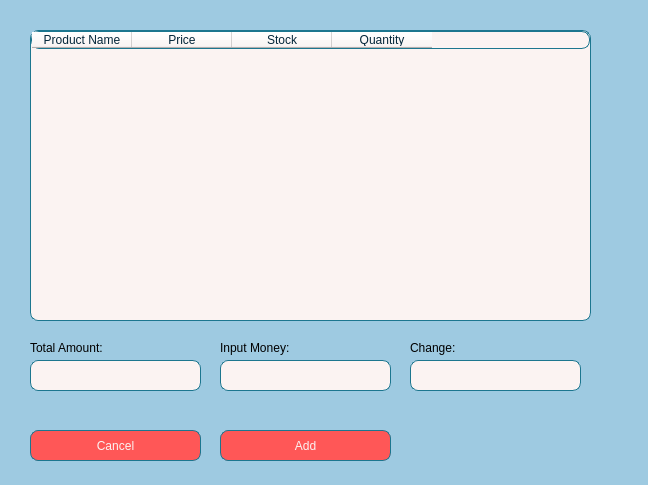
<?xml version="1.0" encoding="UTF-8"?>
<ui version="4.0">
 <class>MainWindow</class>
 <widget class="QMainWindow" name="MainWindow">
  <property name="geometry">
   <rect>
    <x>0</x>
    <y>0</y>
    <width>648</width>
    <height>485</height>
   </rect>
  </property>
  <property name="windowTitle">
   <string>MainWindow</string>
  </property>
  <property name="styleSheet">
   <string notr="true">background-color:rgb(158, 202, 225);
</string>
  </property>
  <widget class="QWidget" name="centralwidget">
   <widget class="QTableWidget" name="orderTable">
    <property name="geometry">
     <rect>
      <x>30</x>
      <y>30</y>
      <width>561</width>
      <height>291</height>
     </rect>
    </property>
    <property name="styleSheet">
     <string notr="true">background-color:rgb(251, 243, 242);;
color:rgb(3, 37, 57);
font: 75 8pt &quot;Verdana&quot;;
border: 1px solid rgb(28, 118, 143);
border-radius: 8px;</string>
    </property>
    <column>
     <property name="text">
      <string>Product Name</string>
     </property>
    </column>
    <column>
     <property name="text">
      <string>Price</string>
     </property>
    </column>
    <column>
     <property name="text">
      <string>Stock</string>
     </property>
    </column>
    <column>
     <property name="text">
      <string>Quantity</string>
     </property>
    </column>
   </widget>
   <widget class="QLabel" name="totalAmountEdit">
    <property name="geometry">
     <rect>
      <x>30</x>
      <y>360</y>
      <width>171</width>
      <height>31</height>
     </rect>
    </property>
    <property name="styleSheet">
     <string notr="true">background-color:rgb(251, 243, 242);;
color:rgb(3, 37, 57);
font: 75 8pt &quot;Verdana&quot;;
border: 1px solid rgb(28, 118, 143);
border-radius: 8px;</string>
    </property>
    <property name="text">
     <string/>
    </property>
   </widget>
   <widget class="QLabel" name="changeEdit">
    <property name="geometry">
     <rect>
      <x>410</x>
      <y>360</y>
      <width>171</width>
      <height>31</height>
     </rect>
    </property>
    <property name="styleSheet">
     <string notr="true">background-color:rgb(251, 243, 242);;
color:rgb(3, 37, 57);
font: 75 8pt &quot;Verdana&quot;;
border: 1px solid rgb(28, 118, 143);
border-radius: 8px;</string>
    </property>
    <property name="text">
     <string/>
    </property>
   </widget>
   <widget class="QLabel" name="label_4">
    <property name="geometry">
     <rect>
      <x>30</x>
      <y>340</y>
      <width>81</width>
      <height>16</height>
     </rect>
    </property>
    <property name="text">
     <string>&lt;html&gt;&lt;head/&gt;&lt;body&gt;&lt;p&gt;&lt;span style=&quot; font-size:9pt;&quot;&gt;Total Amount:&lt;/span&gt;&lt;/p&gt;&lt;/body&gt;&lt;/html&gt;</string>
    </property>
   </widget>
   <widget class="QLineEdit" name="paymentEdit">
    <property name="geometry">
     <rect>
      <x>220</x>
      <y>360</y>
      <width>171</width>
      <height>31</height>
     </rect>
    </property>
    <property name="styleSheet">
     <string notr="true">background-color:rgb(251, 243, 242);;
color:rgb(3, 37, 57);
font: 75 8pt &quot;Verdana&quot;;
border: 1px solid rgb(28, 118, 143);
border-radius: 8px;</string>
    </property>
   </widget>
   <widget class="QLabel" name="label_5">
    <property name="geometry">
     <rect>
      <x>220</x>
      <y>340</y>
      <width>81</width>
      <height>16</height>
     </rect>
    </property>
    <property name="text">
     <string>&lt;html&gt;&lt;head/&gt;&lt;body&gt;&lt;p&gt;&lt;span style=&quot; font-size:9pt;&quot;&gt;Input Money:&lt;/span&gt;&lt;/p&gt;&lt;/body&gt;&lt;/html&gt;</string>
    </property>
   </widget>
   <widget class="QLabel" name="label_6">
    <property name="geometry">
     <rect>
      <x>410</x>
      <y>340</y>
      <width>81</width>
      <height>16</height>
     </rect>
    </property>
    <property name="text">
     <string>&lt;html&gt;&lt;head/&gt;&lt;body&gt;&lt;p&gt;&lt;span style=&quot; font-size:9pt;&quot;&gt;Change:&lt;/span&gt;&lt;/p&gt;&lt;/body&gt;&lt;/html&gt;</string>
    </property>
   </widget>
   <widget class="QPushButton" name="cancelButton">
    <property name="geometry">
     <rect>
      <x>30</x>
      <y>430</y>
      <width>171</width>
      <height>31</height>
     </rect>
    </property>
    <property name="styleSheet">
     <string notr="true">border: 1px solid rgb(28, 118, 143);
font: 75 10pt &quot;MS Shell Dlg 2&quot;;
border-radius: 8px;
color:rgb(251, 243, 242);
background-color:rgb(255, 87, 87);</string>
    </property>
    <property name="text">
     <string>Cancel</string>
    </property>
   </widget>
   <widget class="QPushButton" name="addButton">
    <property name="geometry">
     <rect>
      <x>220</x>
      <y>430</y>
      <width>171</width>
      <height>31</height>
     </rect>
    </property>
    <property name="styleSheet">
     <string notr="true">border: 1px solid rgb(28, 118, 143);
font: 75 10pt &quot;MS Shell Dlg 2&quot;;
border-radius: 8px;
color:rgb(251, 243, 242);
background-color:rgb(255, 87, 87);</string>
    </property>
    <property name="text">
     <string>Add</string>
    </property>
   </widget>
  </widget>
  <widget class="QStatusBar" name="statusbar"/>
 </widget>
 <resources/>
 <connections/>
</ui>
